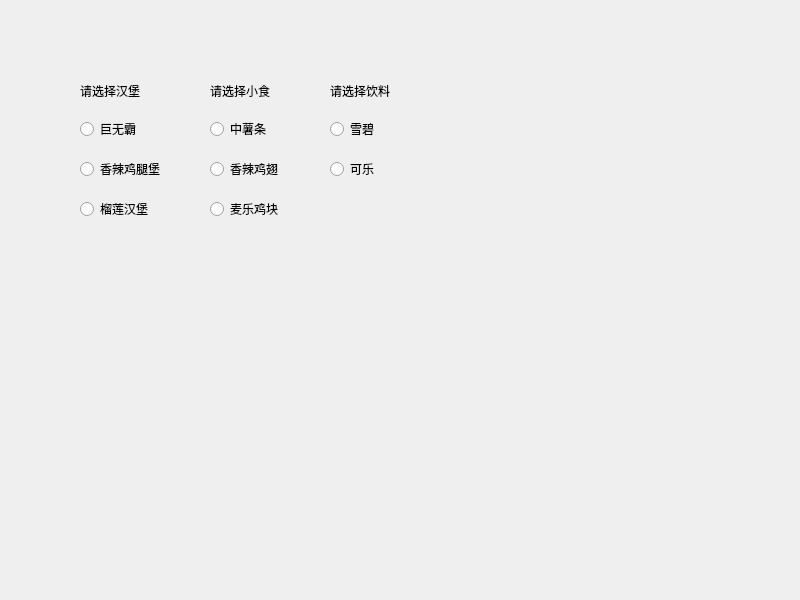
<?xml version="1.0" encoding="UTF-8"?>
<ui version="4.0">
 <class>Widget</class>
 <widget class="QWidget" name="Widget">
  <property name="geometry">
   <rect>
    <x>0</x>
    <y>0</y>
    <width>800</width>
    <height>600</height>
   </rect>
  </property>
  <property name="windowTitle">
   <string>Widget</string>
  </property>
  <widget class="QLabel" name="label">
   <property name="geometry">
    <rect>
     <x>80</x>
     <y>80</y>
     <width>71</width>
     <height>21</height>
    </rect>
   </property>
   <property name="text">
    <string>请选择汉堡</string>
   </property>
  </widget>
  <widget class="QLabel" name="label_2">
   <property name="geometry">
    <rect>
     <x>210</x>
     <y>80</y>
     <width>71</width>
     <height>21</height>
    </rect>
   </property>
   <property name="text">
    <string>请选择小食</string>
   </property>
  </widget>
  <widget class="QLabel" name="label_3">
   <property name="geometry">
    <rect>
     <x>330</x>
     <y>80</y>
     <width>71</width>
     <height>21</height>
    </rect>
   </property>
   <property name="text">
    <string>请选择饮料</string>
   </property>
  </widget>
  <widget class="QRadioButton" name="radioButton">
   <property name="geometry">
    <rect>
     <x>80</x>
     <y>120</y>
     <width>91</width>
     <height>18</height>
    </rect>
   </property>
   <property name="text">
    <string>巨无霸</string>
   </property>
  </widget>
  <widget class="QRadioButton" name="radioButton_2">
   <property name="geometry">
    <rect>
     <x>80</x>
     <y>160</y>
     <width>91</width>
     <height>18</height>
    </rect>
   </property>
   <property name="text">
    <string>香辣鸡腿堡</string>
   </property>
  </widget>
  <widget class="QRadioButton" name="radioButton_3">
   <property name="geometry">
    <rect>
     <x>80</x>
     <y>200</y>
     <width>91</width>
     <height>18</height>
    </rect>
   </property>
   <property name="text">
    <string>榴莲汉堡</string>
   </property>
  </widget>
  <widget class="QRadioButton" name="radioButton_4">
   <property name="geometry">
    <rect>
     <x>210</x>
     <y>120</y>
     <width>91</width>
     <height>18</height>
    </rect>
   </property>
   <property name="text">
    <string>中薯条</string>
   </property>
  </widget>
  <widget class="QRadioButton" name="radioButton_5">
   <property name="geometry">
    <rect>
     <x>210</x>
     <y>160</y>
     <width>91</width>
     <height>18</height>
    </rect>
   </property>
   <property name="text">
    <string>香辣鸡翅</string>
   </property>
  </widget>
  <widget class="QRadioButton" name="radioButton_6">
   <property name="geometry">
    <rect>
     <x>210</x>
     <y>200</y>
     <width>91</width>
     <height>18</height>
    </rect>
   </property>
   <property name="text">
    <string>麦乐鸡块</string>
   </property>
  </widget>
  <widget class="QRadioButton" name="radioButton_7">
   <property name="geometry">
    <rect>
     <x>330</x>
     <y>120</y>
     <width>91</width>
     <height>18</height>
    </rect>
   </property>
   <property name="text">
    <string>雪碧</string>
   </property>
  </widget>
  <widget class="QRadioButton" name="radioButton_8">
   <property name="geometry">
    <rect>
     <x>330</x>
     <y>160</y>
     <width>91</width>
     <height>18</height>
    </rect>
   </property>
   <property name="text">
    <string>可乐</string>
   </property>
  </widget>
 </widget>
 <resources/>
 <connections/>
</ui>
